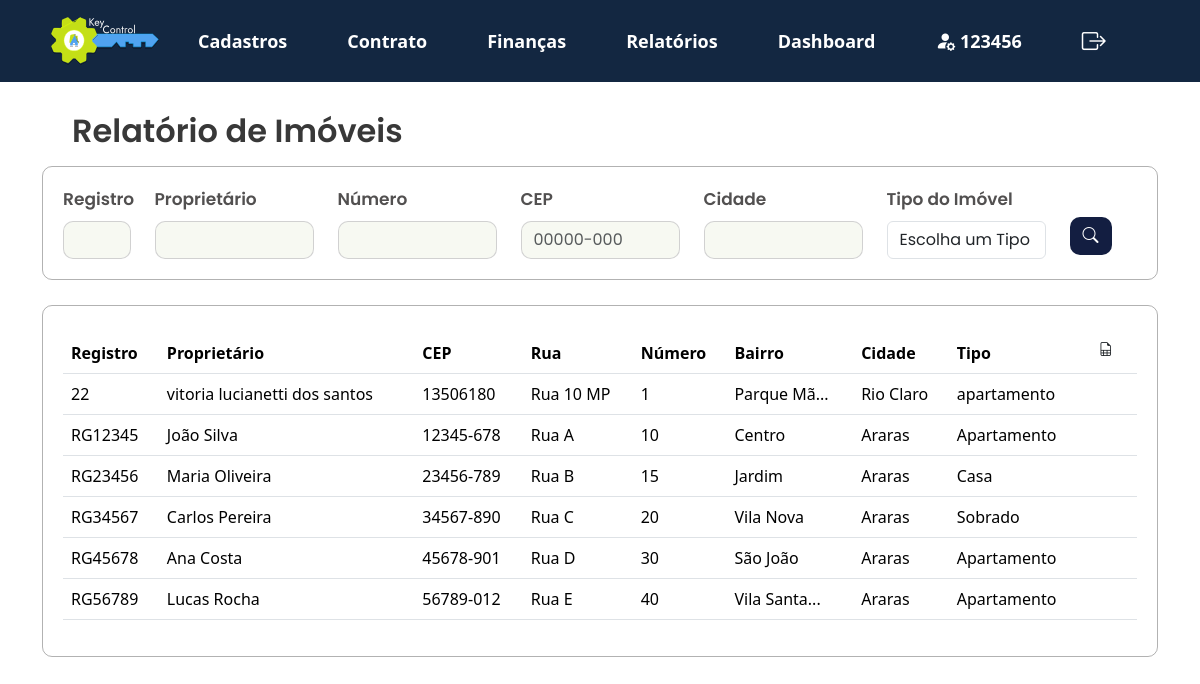
Screenshot of /KeyControl/projeto/views/relatorio_imovel.php (signed in) with the database file from the repository.
### tables this page shows
CREATE TABLE `cadastro_imovel` (
  `id` int(11) NOT NULL,
  `id_imobiliaria` varchar(20) NOT NULL,
  `cpf_cnpj_proprietario` varchar(20) NOT NULL,
  `tipo_imovel` varchar(50) NOT NULL,
  `quantidade_quartos` int(11) DEFAULT NULL,
  `quantidade_banheiros` int(11) DEFAULT NULL,
  `quantidade_vagas` int(11) DEFAULT NULL,
  `area_total` decimal(10,2) DEFAULT NULL,
  `cep` varchar(10) DEFAULT NULL,
  `rua` varchar(100) DEFAULT NULL,
  `numero` varchar(10) DEFAULT NULL,
  `bairro` varchar(50) DEFAULT NULL,
  `cidade` varchar(50) DEFAULT NULL,
  `estado` varchar(50) DEFAULT NULL,
  `pais` varchar(50) DEFAULT NULL,
  `registro_imovel` varchar(50) DEFAULT NULL,
  `valor_aluguel` float DEFAULT NULL,
  `taxa_aluguel` float DEFAULT NULL,
  `valor_venda` float DEFAULT NULL,
  `taxa_venda` float DEFAULT NULL,
  `complemento` varchar(255) DEFAULT NULL,
  `registro_agua` varchar(50) DEFAULT NULL
);

CREATE TABLE `cadastro_cliente` (
  `id` int(11) NOT NULL,
  `nome` varchar(100) NOT NULL,
  `rg_ie` varchar(20) DEFAULT NULL,
  `data_nascimento_fundacao` date DEFAULT NULL,
  `telefone` varchar(20) DEFAULT NULL,
  `email` varchar(100) DEFAULT NULL,
  `estado_civil` varchar(20) DEFAULT NULL,
  `nacionalidade` varchar(50) DEFAULT NULL,
  `profissao` varchar(50) DEFAULT NULL,
  `cep` varchar(10) DEFAULT NULL,
  `rua` varchar(100) DEFAULT NULL,
  `numero` varchar(10) DEFAULT NULL,
  `bairro` varchar(50) DEFAULT NULL,
  `cidade` varchar(50) DEFAULT NULL,
  `estado` varchar(50) DEFAULT NULL,
  `pais` varchar(50) DEFAULT NULL,
  `locador` tinyint(1) DEFAULT 0,
  `locatario` tinyint(1) DEFAULT 0,
  `fiador` tinyint(1) DEFAULT 0,
  `comprador` tinyint(1) DEFAULT 0,
  `complemento` varchar(255) DEFAULT NULL,
  `cpf_cnpj` varchar(20) NOT NULL,
  `id_imobiliaria` varchar(20) NOT NULL
);

### KeyControl/projeto/app/controllers/filtros_imovel.php (called while the page is built, shortened)
<?php
include '../app/controllers/db_conexao.php';
function buildQuery($registro_imovel, $cpf_cnpj_proprietario, $tipo_imovel, $cep, $rua, $bairro, $cidade) {
    $sql = "SELECT imovel.*, cliente.nome
            FROM cadastro_imovel imovel
            INNER JOIN cadastro_cliente cliente
                ON imovel.cpf_cnpj_proprietario = cliente.cpf_cnpj";
    $conditions = [];
    $params = [];
    return [$sql, $params];
}
$registro_imovel = $_POST['registro_imovel'] ?? '';
$cpf_cnpj_proprietario = $_POST['cpf_cnpj_proprietario'] ?? '';
$tipo_imovel = $_POST['tipo_imovel'] ?? '';
$cep = $_POST['cep'] ?? '';
$rua = $_POST['rua'] ?? '';
$bairro = $_POST['bairro'] ?? '';
$cidade = $_POST['cidade'] ?? '';
list($sql, $params) = buildQuery($registro_imovel, $cpf_cnpj_proprietario, $tipo_imovel, $cep, $rua, $bairro, $cidade);
try {
    if ($pdo) {
        $stmt = $pdo->prepare($sql);
        $stmt->execute($params);
        $result = $stmt->fetchAll(PDO::FETCH_ASSOC);
    } else {
        throw new Exception("Erro na conexão com o banco de dados.");
    }
} catch (Exception $e) {
    echo "Erro na execução da consulta: " . $e->getMessage();
}
?>

### KeyControl/projeto/views/relatorio_imovel.php (the view, shortened to what this page needs)
<?php
   include_once '../app/controllers/filtros_imovel.php';
   ?>
<!DOCTYPE html>
<html lang="pt-br">
   <head>
      <link href="https://cdn.jsdelivr.net/npm/bootstrap@5.3.3/dist/css/bootstrap.min.css" rel="stylesheet">
      <link rel="stylesheet" href="../public/assets/js/menu.js">
      <link rel="stylesheet" href="https://cdn.jsdelivr.net/npm/bootstrap-icons@1.10.5/font/bootstrap-icons.css">
      <link rel="stylesheet" type="text/css" href="../public/assets/css/style2.css">
   </head>
   <body>
      <?php include 'navbar.php';?>
      <section>
         <div class="container">
            <div class="d-flex justify-content-between align-items-center mb-3">
               <h2 class="mb-0">Relatório de Imóveis</h2>
            </div>
         </div>
         <div class="container">
            <form method="POST" action="">
               <div class="filtros-container">
                  <div class="row g-12">
                     <div class="col-md-1">
                        <label for="registro_imovel" class="form-label">Registro</label>
                        <input type="text" id="registro_imovel" class="form-control" name="registro_imovel" value="<?= htmlspecialchars($_POST['registro_imovel'] ?? '') ?>">
                     </div>
                     <div class="col-md-2">
                        <label for="cpf_cnpj_proprietario" class="form-label">Proprietário</label>
                        <input type="text" id="cpf_cnpj_proprietario" class="form-control" name="cpf_cnpj_proprietario" value="<?= htmlspecialchars($_POST['cpf_cnpj_proprietario'] ?? '') ?>">
                     </div>
                     <div class="col-md-2">
                        <label for="numero" class="form-label">Número</label>
                        <input type="text" id="numero" class="form-control" name="numero" value="<?= htmlspecialchars($_POST['numero'] ?? '') ?>">
                     </div>
                     <div class="col-md-2">
                        <label for="cep" class="form-label">CEP</label>
                        <input type="text" id="cep" class="form-control" name="cep" value="<?= htmlspecialchars($_POST['cep'] ?? '') ?>" pattern="\d{5}-\d{3}" placeholder="00000-000" title="Formato: 12345-678" maxlength="9">
                     </div>
                     <div class="col-md-2">
                        <label for="cidade" class="form-label">Cidade</label>
                        <input type="text" id="cidade" class="form-control" name="cidade" value="<?= htmlspecialchars($_POST['cidade'] ?? '') ?>">
                     </div>
                     <div class="col-md-2">
                        <label for="tipo_imovel" class="mb-2">Tipo do Imóvel</label>
                        <div class="position-relative">
                           <select class="form-control" name="tipo_imovel" id="tipo_imovel" onchange="checkSelection('tipo_imovel')">
                              <option value="" disabled <?= !isset($_POST['tipo_imovel']) ? 'selected' : '' ?>>Escolha um Tipo</option>
                           </select>
                        </div>
                     </div>
                     <div class="col-md-1">
                     <button class="btn btn-buscar" type="submit">
                     <i class="bi bi-search"></i>
                     </button>
                  </div>
               </div>
         </div>
         </form>
         </div>
      </section>
      <section>
         <div class="container">
            <div class="card_relatório">
               <table class="table table-hover">
                  <thead>
                     <tr>
                        <th>Registro</th>
                        <th>Proprietário</th>
                        <th>CEP</th>
                        <th>Rua</th>
                        <th>Número</th>
                        <th>Bairro</th>
                        <th>Cidade</th>
                        <th>Tipo</th>
                        <th>
                        <form method="POST" action="../../projeto/reports/excel_cliente.php">
                           <button class="btn btn-sm" type="submit" name="exportar" value="1">
                           <i class="bi bi-file-earmark-spreadsheet"></i>
                        </button>
                        </form>
                     </th>                     </tr>
                  </thead>
                  <tbody>
                     <?php
                        if (isset($result) && count($result) > 0) {
                            foreach ($result as $row) {
                                $bairro = htmlspecialchars($row['bairro'] ?? '-');
                                $bairro_resumido = htmlspecialchars(substr($bairro, 0, 10) . (strlen($bairro) > 10 ? '...' : ''));
                                echo "<tr>
                                        <td>" . htmlspecialchars($row['registro_imovel'] ?? '-') . "</td>
                                        <td>" . htmlspecialchars($row['nome'] ?? '-') . "</td>
                                        <td>" . htmlspecialchars($row['cep'] ?? '-') . "</td>
                                        <td>" . htmlspecialchars($row['rua'] ?? '-') . "</td>
                                        <td>" . htmlspecialchars($row['numero'] ?? '-') . "</td>
                                        <td title='$bairro'>$bairro_resumido</td>
                                        <td>" . htmlspecialchars($row['cidade'] ?? '-') . "</td>
                                        <td>" . htmlspecialchars($row['tipo_imovel'] ?? '-') . "</td>
                                        <td></td>
                                    </tr>";
                            }
                        } else {
                            echo "<tr><td colspan='8'>Nenhum registro encontrado</td></tr>";
                        }
                        ?>
                  </tbody>
               </table>
            </div>
         </div>
      </section>
   </body>
</html>

### KeyControl/projeto/public/assets/css/style2.css (style rules this page uses)
h2 { font-family: "Poppins", sans-serif; font-weight: 600; font-style: normal; color: #383838; margin: 30px; }
.container h2 { position: relative; z-index: 1; }
form { font-family: "Poppins", sans-serif; font-style: normal; font-weight: 600; font-size: 17px; color: rgb(82, 80, 80); }
input.form-control { background-color: #F7F9F2; color: #333; border: 0px; }
h2.mb-0 { margin-block: auto; }
.filtros-container input.form-control { border: 1px solid #3838383b; border-radius: 10px; }
.filtros-container { width: auto; height: auto; border: 1px solid #38383862; border-radius: 10px; padding: 20px; display: flex; }
.filtros-container .btn-buscar { margin-top: 30px; }
.btn-buscar { background-color: #131E41; color: white; border-radius: 10px; }
.card_relatório { width: auto; height: auto; border: 1px solid #38383862; border-radius: 10px; margin-top: 25px; margin-bottom: 20px; padding: 20px; }

### rows the page displays
cadastro_imovel: registro_imovel "22", cadastro_cliente.nome "vitoria lucianetti dos santos", cep "13506180", rua "Rua 10 MP", numero "1", bairro "Parque Mã...", cidade "Rio Claro", tipo_imovel "apartamento"
cadastro_imovel: registro_imovel "RG12345", cadastro_cliente.nome "João Silva", cep "12345-678", rua "Rua A", numero "10", bairro "Centro", cidade "Araras", tipo_imovel "Apartamento"
cadastro_imovel: registro_imovel "RG23456", cadastro_cliente.nome "Maria Oliveira", cep "23456-789", rua "Rua B", numero "15", bairro "Jardim", cidade "Araras", tipo_imovel "Casa"
cadastro_imovel: registro_imovel "RG34567", cadastro_cliente.nome "Carlos Pereira", cep "34567-890", rua "Rua C", numero "20", bairro "Vila Nova", cidade "Araras", tipo_imovel "Sobrado"
cadastro_imovel: registro_imovel "RG45678", cadastro_cliente.nome "Ana Costa", cep "45678-901", rua "Rua D", numero "30", bairro "São João", cidade "Araras", tipo_imovel "Apartamento"
cadastro_imovel: registro_imovel "RG56789", cadastro_cliente.nome "Lucas Rocha", cep "56789-012", rua "Rua E", numero "40", bairro "Vila Santa...", cidade "Araras", tipo_imovel "Apartamento"

### other values shown
$first_name "123456"
